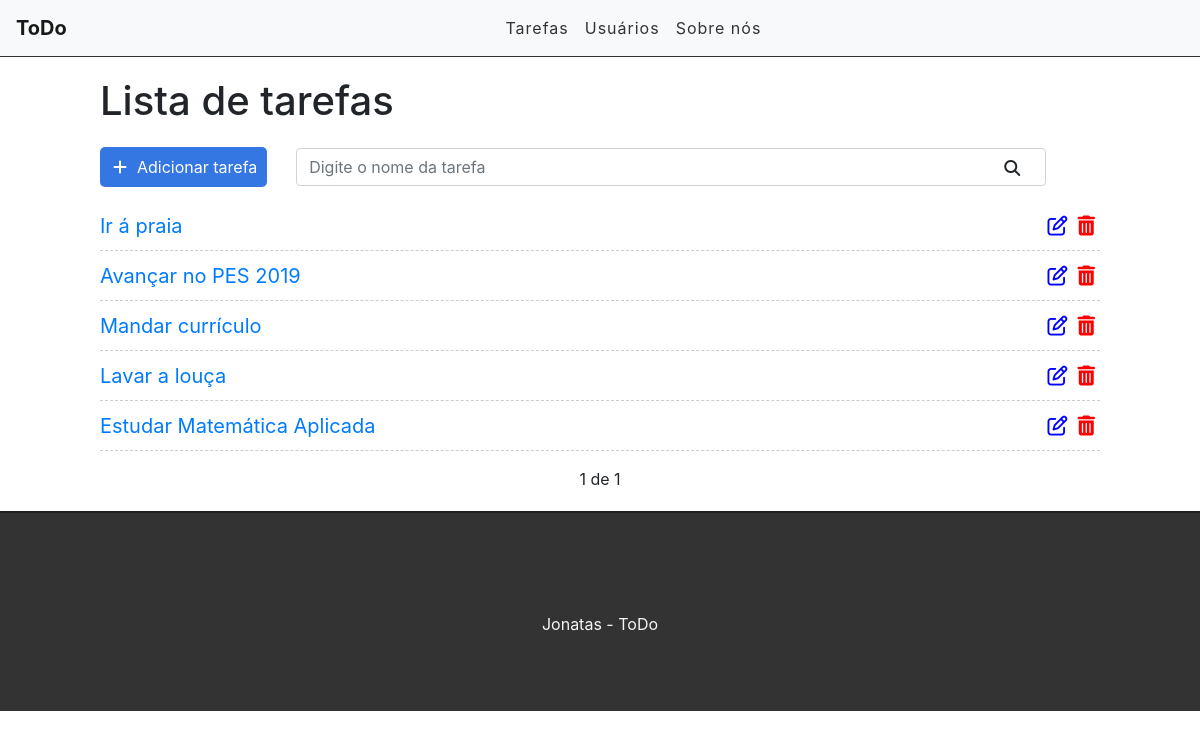
Before: / with the older database file.
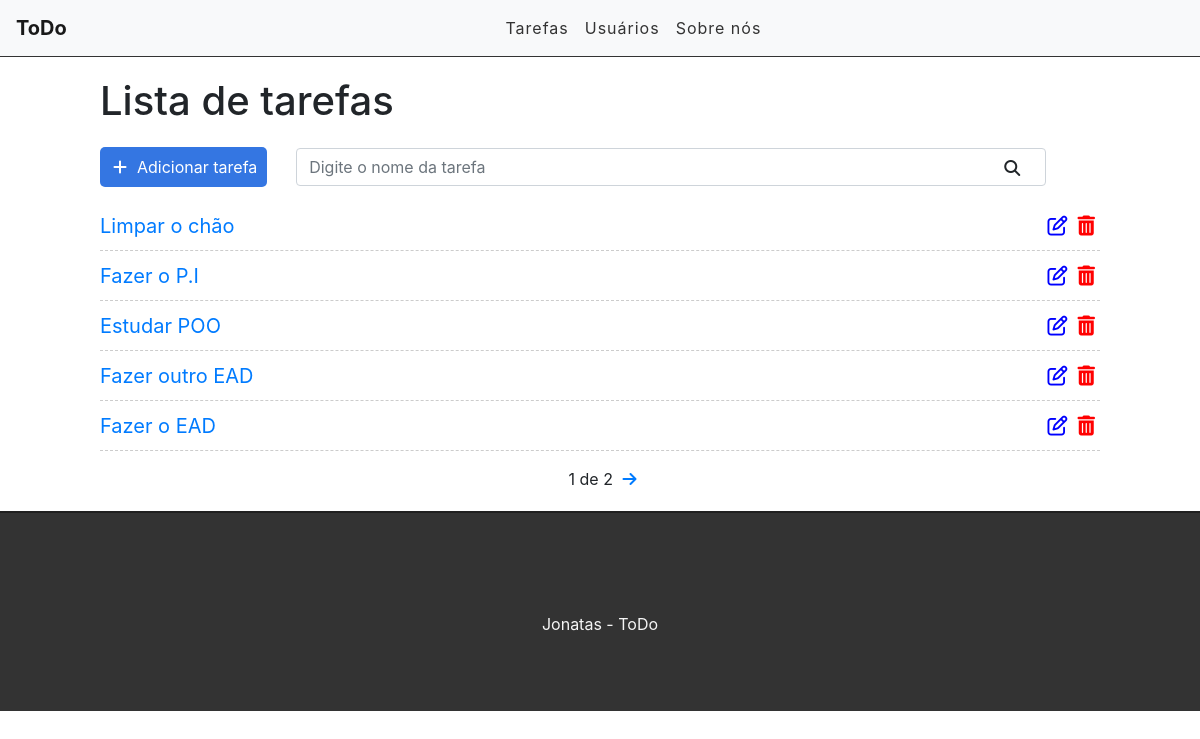
After: the same page with the newer database file.
### tasks/models.py (models this page shows, shortened)
class Task(models.Model):
    STATUS = (
        ('doing', 'Doing'),
        ('done', 'Done')
    )
    title = models.CharField(max_length=255)
    description = models.TextField()
    done = models.CharField(max_length=5, choices=STATUS)
    created_at = models.DateTimeField(auto_now_add=True)
    update_at = models.DateTimeField(auto_now=True)

### tasks/views.py (the view)
# urls.py: path('', task_list, name='task_list'),
def task_list(request):
    task_list = Task.objects.all().order_by('-created_at')
    paginator = Paginator(task_list, 5)
    page = request.GET.get('page')
    tasks = paginator.get_page(page)
    return render(request, 'tasks/list.html', {'tasks': tasks})

### tasks/templates/tasks/list.html (shortened to what this page needs)
{% extends 'base.html' %}
{% block content %}
    <div class="offset-1 col-10 list-div">
        <h1>Lista de tarefas</h1>
        <a id="add_link" href="/newtask">
            <div class="col-2 add-div">
                <i class="fa fa-plus" aria-hidden="true"></i>Adicionar tarefa
            </div>
        </a>
        <div class="col-9 search-div">
            <input class="form-control" type="text" id="search" name="search" placeholder="Digite o nome da tarefa">
            <i class="fa fa-search" aria-hidden="true"></i>
        </div>
        <ul class="task-list">
            {% for task in tasks %}
                <li class="task-item">
                    <span><a href="/task/{{ task.id }}">{{ task.title }}</a></span>
                    <a href="delete/{{ task.id }}" class="delete-btn"><span><i class="fa fa-trash" aria-hidden="true"></i></span></a>
                    <a href="edit/{{ task.id }}"><span><i class="fa fa-edit" aria-hidden="true"></i></span></a>
                </li>
            {% endfor %}
        </ul>
        <div class="pagination">
            <span class="step-links">
                <span class="current">
                    {{ tasks.number }} de {{ tasks.paginator.num_pages }}
                </span>
                {% if tasks.has_next %}
                    <a href="?page={{ tasks.next_page_number }}"><i class="fa fa-arrow-right" aria-hidden="true"></i></a>
                {% endif %}
            </span>
        </div>
    </div>
{% endblock content %}

### tasks/templates/base.html (shortened to what this page needs)
{% load static %}
<!doctype html>
<html lang="pt-br">
  <head>
    <link rel="stylesheet" href="https://stackpath.bootstrapcdn.com/bootstrap/4.5.2/css/bootstrap.min.css">
    <link rel="stylesheet" href={% static 'css/styles.css' %}>
  </head>
  <body>
    <div class="container-fluid">
        <nav class="navbar navbar-expand-lg navbar-light bg-light">
            <a class="navbar-brand" href="/">ToDo</a>
            <div class="collapse navbar-collapse" id="navbarSupportedContent">
                <ul class="navbar-nav mr-auto">
                    <li class="nav-item">
                        <a class="nav-link" href="#">Tarefas</a>
                    </li>
                     <li class="nav-item">
                        <a class="nav-link" href="#">Usuários</a>
                    </li>
                     <li class="nav-item">
                        <a class="nav-link" href="#">Sobre nós</a>
                    </li>
                </ul>
            </div>
            </nav>
        {% block content %}
        {% endblock content %}
        <footer>
            <p>Jonatas - ToDo</p>
        </footer>
    </div>
  </body>
</html>

### tasks/static/css/styles.css (style rules this page uses)
.container-fluid { padding: 0; }
.navbar { border-bottom: 1px solid #333; margin-bottom: 20px; }
.navbar-nav { margin: auto; }
.navbar-brand { font-weight: bold; }
.navbar-light .navbar-nav a.nav-link { color: #333; letter-spacing: 1px; }
.add-div { background-color: #3476e2; cursor: pointer; display: inline-block; color: white; padding: 8px; border-radius: 5px; margin-right: 25px; }
.fa.fa-plus { color: white; margin-right: 10px; margin-left: 5px; }
.fa.fa-search { position: absolute; top: 12px; right: 26px; }
.search-div { padding:0px; margin-top: 15px; margin-bottom: 15px; display: inline-block; }
.list-div { padding:0; }
.task-list { padding-left: 0; }
.task-item { list-style: none; font-size: 20px; height: 50px; padding-top: 10px; border-bottom: 1px dashed #ccc; }
.fa.fa-trash, .fa.fa-edit { cursor: pointer; margin: 5px; font-size: 20px; float: right; }
.fa.fa-trash { color: red; }
.fa.fa-edit { color:blue; }
footer { background-color: #333; height: 200px; border-top: 2px solid #202020; bottom: 0; }
footer p { color: #f5f5f5; text-align: center; top: 50%; position: relative; }
.pagination { margin-bottom: 20px; }
.step-links { position: relative; margin-left: auto; margin-right: auto; }
.step-links .current { margin-left: 5px; margin-right: 5px; }

Changed rows visible on the page:
removed Task: title "Ir á praia"
no longer on this page (row unchanged): Task: title "Avançar no PES 2019"
no longer on this page (row unchanged): Task: title "Mandar currículo"
removed Task: title "Lavar a louça"
no longer on this page (row unchanged): Task: title "Estudar Matemática Aplicada"
added Task: title "Limpar o chão"
added Task: title "Fazer o P.I"
added Task: title "Estudar POO"
added Task: title "Fazer outro EAD"
added Task: title "Fazer o EAD"
Other visible differences:
{{ tasks.paginator.num_pages }}: "1" → "2"
